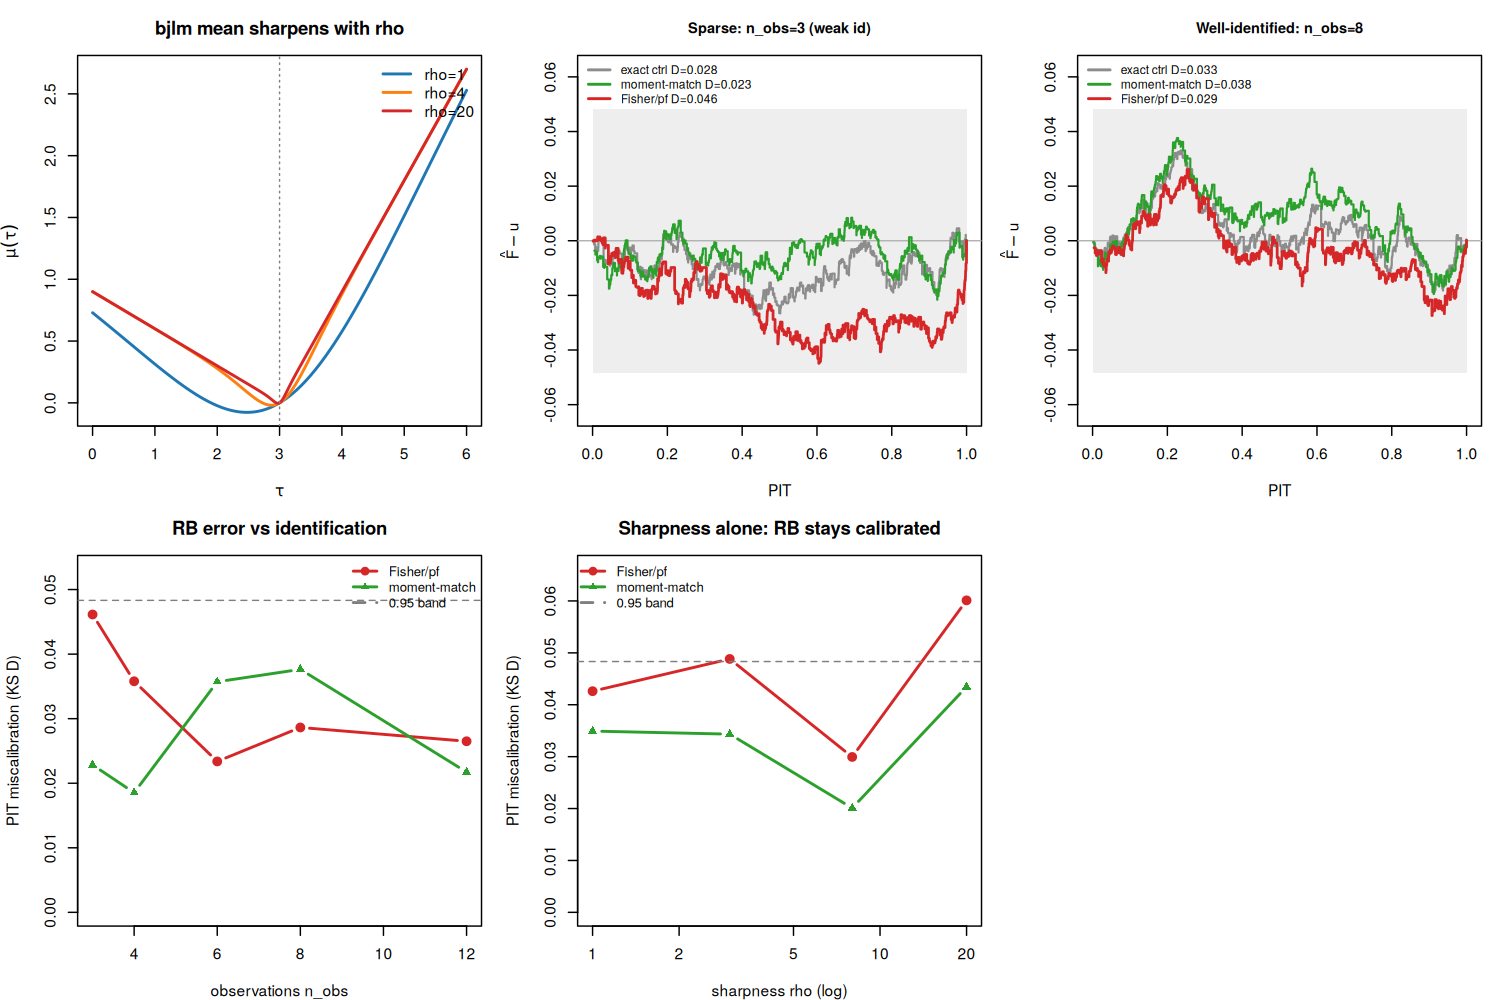

Reproduce this figure in R.
# =====================================================================
# RB-PIT in the bjlm setting: is the analytic conditional calibrated for the
# NON-LINEAR smooth change-point coordinate, and where does it break? (fibr_sbc)
#
# mu(tau) = b0 + b1*(tau-omega) + delta*(tau-omega)*sigma(rho*(tau-omega))   [bjlm]
# Random change-point omega ~ N(omega0, sig_om^2); Gaussian outcome, sigma known.
# pooling_factor.R linearises via the analytic gradient
#   dmu/domega = -( b1 + delta*s*(1 + d*rho*(1-s)) ),  d=tau-omega, s=sigma(rho*d)
# -> Fisher precision Glik = sum(dmu^2)/sigma^2.
#
# Controlled isolation (all other params known = best case for RB). Per draw:
#   omega~ ~ prior;  y_i = mu(tau_i;omega~)+N(0,sigma^2);  exact conditional p(omega|y)
#   on a dense grid.  Three PITs vs uniform:
#     - exact          : positive control, uniform by construction
#     - moment-matched : best possible Gaussian (exact cond. mean+sd); its
#                        miscalibration = pure NON-GAUSSIANITY of the conditional
#     - Fisher / pf    : bjlm's approximation, mode + Fisher precision (Glik)
# Sweeps: identification strength (n_obs) and change-point sharpness (rho).
# =====================================================================
set.seed(7)
sigm  <- function(x) 1/(1+exp(-x))
mu_cp <- function(tau, omega, b0, b1, delta, rho){d<-tau-omega; b0+b1*d+delta*d*sigm(rho*d)}
dmu_domega <- function(tau, omega, b1, delta, rho){d<-tau-omega; s<-sigm(rho*d); -(b1+delta*s*(1+d*rho*(1-s)))}
b0<-0; b1<--0.3; delta<-1.2; sigma<-0.4; omega0<-3; sig_om<-0.8

analyse_one <- function(omega_true, rho, taus){
  y  <- mu_cp(taus, omega_true, b0,b1,delta,rho) + rnorm(length(taus),0,sigma)
  gr <- seq(omega0-6*sig_om, omega0+6*sig_om, length.out=2000); dx<-gr[2]-gr[1]
  lp <- dnorm(gr,omega0,sig_om,log=TRUE) +
        vapply(gr,function(w) sum(dnorm(y,mu_cp(taus,w,b0,b1,delta,rho),sigma,log=TRUE)),numeric(1))
  dens <- exp(lp-max(lp)); dens <- dens/sum(dens*dx); cdf<-cumsum(dens)*dx; cdf<-cdf/max(cdf)
  pit_exact <- approx(gr,cdf,omega_true,rule=2)$y
  m_mm <- sum(gr*dens*dx); s_mm <- sqrt(sum((gr-m_mm)^2*dens*dx))       # exact cond moments
  pit_mm <- pnorm(omega_true, m_mm, s_mm)
  mode <- gr[which.max(lp)]                                             # Fisher/pf: mode + Glik
  Glik <- sum(dmu_domega(taus,mode,b1,delta,rho)^2)/sigma^2
  pit_fis <- pnorm(omega_true, mode, 1/sqrt(1/sig_om^2+Glik))
  c(exact=pit_exact, mm=pit_mm, fisher=pit_fis)
}
ks <- function(u){u<-sort(u);N<-length(u);i<-1:N;max(pmax(i/N-u,u-(i-1)/N))}
ks_crit <- function(N,M=3000){D<-numeric(M);for(m in 1:M){u<-sort(runif(N));i<-1:N;D[m]<-max(pmax(i/N-u,u-(i-1)/N))};quantile(D,.95)}

S<-800; crit<-as.numeric(ks_crit(S))
sweep_run <- function(rho, n_obs){taus<-seq(0.3,5.7,length.out=n_obs)
  t(vapply(1:S, function(s) analyse_one(rnorm(1,omega0,sig_om),rho,taus), numeric(3)))}

cat(sprintf("bjlm change-point RB, S=%d, 0.95 KS crit=%.4f\n\n",S,crit))
n_vec <- c(3,4,6,8,12); rho_fix <- 4
cat("Sweep A: identification strength (n_obs), rho=4\n")
resN <- lapply(n_vec, function(n) sweep_run(rho_fix,n)); names(resN)<-n_vec
for(i in seq_along(n_vec)) cat(sprintf("  n_obs=%2d: KS exact=%.4f  moment-match=%.4f  Fisher/pf=%.4f  %s\n",
  n_vec[i],ks(resN[[i]][,1]),ks(resN[[i]][,2]),ks(resN[[i]][,3]),
  ifelse(ks(resN[[i]][,3])>crit,"<- Fisher/pf OUT","in band")))
rho_vec <- c(1,3,8,20); n_fix<-8
cat("Sweep B: sharpness (rho), n_obs=8\n")
resR <- lapply(rho_vec, function(r) sweep_run(r,n_fix)); names(resR)<-rho_vec
for(i in seq_along(rho_vec)) cat(sprintf("  rho=%2d: KS exact=%.4f  moment-match=%.4f  Fisher/pf=%.4f  %s\n",
  rho_vec[i],ks(resR[[i]][,1]),ks(resR[[i]][,2]),ks(resR[[i]][,3]),
  ifelse(ks(resR[[i]][,3])>crit,"<- Fisher/pf OUT","in band")))

# ------------------------------ figure ------------------------------
ed<-function(u){u<-sort(u);list(x=u,y=(1:length(u))/length(u)-u)}
panel<-function(P,main){yl<-max(crit*1.3,max(abs(ed(P[,2])$y)),max(abs(ed(P[,3])$y)))
  plot(NA,xlim=c(0,1),ylim=c(-yl,yl),xlab="PIT",ylab=expression(hat(F)-u),main=main,cex.main=0.94)
  polygon(c(0,1,1,0),c(crit,crit,-crit,-crit),col=adjustcolor("grey50",.13),border=NA);abline(h=0,col="grey70")
  e<-ed(P[,1]);lines(e$x,e$y,type="s",col="grey55",lwd=1.5)
  e<-ed(P[,2]);lines(e$x,e$y,type="s",col="#2ca02c",lwd=1.5)
  e<-ed(P[,3]);lines(e$x,e$y,type="s",col="#d62728",lwd=1.9)
  legend("topleft",bty="n",cex=0.78,col=c("grey55","#2ca02c","#d62728"),lwd=2,legend=c(
    sprintf("exact ctrl D=%.3f",ks(P[,1])),sprintf("moment-match D=%.3f",ks(P[,2])),sprintf("Fisher/pf D=%.3f",ks(P[,3]))))}
png("bjlm_changepoint_rb.png",width=1500,height=1000,res=140)
par(mfrow=c(2,3),mar=c(4,4.2,3,1))
tg<-seq(0,6,length.out=200); cols<-c("#1f77b4","#ff7f0e","#d62728")
plot(NA,xlim=c(0,6),ylim=range(sapply(c(1,4,20),function(r)mu_cp(tg,omega0,b0,b1,delta,r))),xlab=expression(tau),ylab=expression(mu(tau)),main="bjlm mean sharpens with rho")
for(i in seq_along(c(1,4,20))) lines(tg,mu_cp(tg,omega0,b0,b1,delta,c(1,4,20)[i]),col=cols[i],lwd=2)
abline(v=omega0,lty=3,col="grey50");legend("topright",bty="n",legend=paste0("rho=",c(1,4,20)),col=cols,lwd=2)
panel(resN[["3"]],"Sparse: n_obs=3 (weak id)")
panel(resN[["8"]],"Well-identified: n_obs=8")
# KS vs n_obs
kN<-sapply(resN,function(P)c(ks(P[,2]),ks(P[,3])))
plot(n_vec,kN[2,],type="b",pch=19,col="#d62728",ylim=c(0,max(kN,crit)*1.1),lwd=2,xlab="observations n_obs",ylab="PIT miscalibration (KS D)",main="RB error vs identification")
lines(n_vec,kN[1,],type="b",pch=17,col="#2ca02c",lwd=2);abline(h=crit,lty=2,col="grey50")
legend("topright",bty="n",cex=0.85,legend=c("Fisher/pf","moment-match","0.95 band"),col=c("#d62728","#2ca02c","grey50"),lwd=2,pch=c(19,17,NA),lty=c(1,1,2))
# KS vs rho
kR<-sapply(resR,function(P)c(ks(P[,2]),ks(P[,3])))
plot(rho_vec,kR[2,],type="b",pch=19,col="#d62728",ylim=c(0,max(kR,crit)*1.1),lwd=2,log="x",xlab="sharpness rho (log)",ylab="PIT miscalibration (KS D)",main="Sharpness alone: RB stays calibrated")
lines(rho_vec,kR[1,],type="b",pch=17,col="#2ca02c",lwd=2);abline(h=crit,lty=2,col="grey50")
legend("topleft",bty="n",cex=0.85,legend=c("Fisher/pf","moment-match","0.95 band"),col=c("#d62728","#2ca02c","grey50"),lwd=2,pch=c(19,17,NA),lty=c(1,1,2))
dev.off();cat("\nWrote figure: bjlm_changepoint_rb.png\n")
